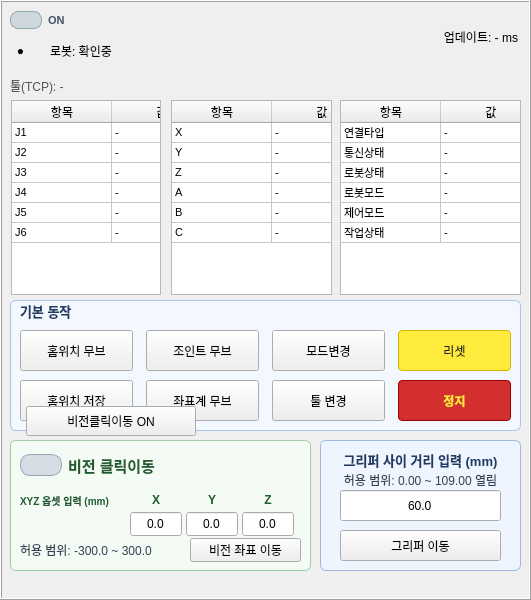
   <widget class="QFrame" name="frame_2">
   <property name="geometry">
    <rect>
      <x>553</x>
      <y>12</y>
      <width>531</width>
      <height>600</height>
    </rect>
   </property>
    <property name="styleSheet">
     <string notr="true">QFrame#frame_2 { background: #ffffff; border: 1px solid #000000; border-radius: 6px; }</string>
    </property>
    <property name="frameShape">
     <enum>QFrame::Box</enum>
    </property>
    <property name="frameShadow">
     <enum>QFrame::Raised</enum>
    </property>
    <widget class="QLabel" name="c_value">
     <property name="geometry">
      <rect>
       <x>250</x>
       <y>205</y>
       <width>140</width>
       <height>20</height>
      </rect>
     </property>
     <property name="text">
      <string>-</string>
     </property>
    </widget>
    <widget class="QLabel" name="j5_value">
     <property name="geometry">
      <rect>
       <x>65</x>
       <y>180</y>
       <width>120</width>
       <height>20</height>
      </rect>
     </property>
     <property name="text">
      <string>-</string>
     </property>
    </widget>
    <widget class="QLabel" name="a_label">
     <property name="geometry">
      <rect>
       <x>224</x>
       <y>155</y>
       <width>20</width>
       <height>20</height>
      </rect>
     </property>
     <property name="text">
      <string>A</string>
     </property>
    </widget>
    <widget class="QLabel" name="a_value">
     <property name="geometry">
      <rect>
       <x>250</x>
       <y>155</y>
       <width>140</width>
       <height>20</height>
      </rect>
     </property>
     <property name="text">
      <string>-</string>
     </property>
    </widget>
    <widget class="QLabel" name="y_label">
     <property name="geometry">
      <rect>
       <x>224</x>
       <y>105</y>
       <width>20</width>
       <height>20</height>
      </rect>
     </property>
     <property name="text">
      <string>Y</string>
     </property>
    </widget>
    <widget class="QLabel" name="j3_label">
     <property name="geometry">
      <rect>
       <x>25</x>
       <y>130</y>
       <width>30</width>
       <height>20</height>
      </rect>
     </property>
     <property name="text">
      <string>J3</string>
     </property>
    </widget>
    <widget class="QLabel" name="y_value">
     <property name="geometry">
      <rect>
       <x>250</x>
       <y>105</y>
       <width>140</width>
       <height>20</height>
      </rect>
     </property>
     <property name="text">
      <string>-</string>
     </property>
    </widget>
    <widget class="QLabel" name="j2_label">
     <property name="geometry">
      <rect>
       <x>25</x>
       <y>105</y>
       <width>30</width>
       <height>20</height>
      </rect>
     </property>
     <property name="text">
      <string>J2</string>
     </property>
    </widget>
    <widget class="QLabel" name="j2_value">
     <property name="geometry">
      <rect>
       <x>65</x>
       <y>105</y>
       <width>120</width>
       <height>20</height>
      </rect>
     </property>
     <property name="text">
      <string>-</string>
     </property>
    </widget>
    <widget class="QLabel" name="j4_label">
     <property name="geometry">
      <rect>
       <x>25</x>
       <y>155</y>
       <width>30</width>
       <height>20</height>
      </rect>
     </property>
     <property name="text">
      <string>J4</string>
     </property>
    </widget>
    <widget class="QTableWidget" name="joint_table">
     <property name="geometry">
      <rect>
       <x>11</x>
       <y>100</y>
       <width>150</width>
       <height>195</height>
      </rect>
     </property>
     <property name="font">
      <font>
       <pointsize>8</pointsize>
      </font>
     </property>
     <property name="verticalScrollBarPolicy">
      <enum>Qt::ScrollBarAlwaysOff</enum>
     </property>
     <property name="horizontalScrollBarPolicy">
      <enum>Qt::ScrollBarAlwaysOff</enum>
     </property>
     <property name="editTriggers">
      <set>QAbstractItemView::NoEditTriggers</set>
     </property>
     <property name="selectionMode">
      <enum>QAbstractItemView::NoSelection</enum>
     </property>
     <property name="wordWrap">
      <bool>false</bool>
     </property>
     <property name="rowCount">
      <number>6</number>
     </property>
     <property name="columnCount">
      <number>2</number>
     </property>
     <attribute name="horizontalHeaderMinimumSectionSize">
      <number>20</number>
     </attribute>
     <attribute name="horizontalHeaderStretchLastSection">
      <bool>true</bool>
     </attribute>
     <attribute name="verticalHeaderVisible">
      <bool>false</bool>
     </attribute>
     <attribute name="verticalHeaderDefaultSectionSize">
      <number>20</number>
     </attribute>
     <row/>
     <row/>
     <row/>
     <row/>
     <row/>
     <row/>
     <column>
      <property name="text">
       <string>항목</string>
      </property>
     </column>
     <column>
      <property name="text">
       <string>값</string>
      </property>
     </column>
     <item row="0" column="0">
      <property name="text">
       <string>J1</string>
      </property>
     </item>
     <item row="0" column="1">
      <property name="text">
       <string>-</string>
      </property>
     </item>
     <item row="1" column="0">
      <property name="text">
       <string>J2</string>
      </property>
     </item>
     <item row="1" column="1">
      <property name="text">
       <string>-</string>
      </property>
     </item>
     <item row="2" column="0">
      <property name="text">
       <string>J3</string>
      </property>
     </item>
     <item row="2" column="1">
      <property name="text">
       <string>-</string>
      </property>
     </item>
     <item row="3" column="0">
      <property name="text">
       <string>J4</string>
      </property>
     </item>
     <item row="3" column="1">
      <property name="text">
       <string>-</string>
      </property>
     </item>
     <item row="4" column="0">
      <property name="text">
       <string>J5</string>
      </property>
     </item>
     <item row="4" column="1">
      <property name="text">
       <string>-</string>
      </property>
     </item>
     <item row="5" column="0">
      <property name="text">
       <string>J6</string>
      </property>
     </item>
     <item row="5" column="1">
      <property name="text">
       <string>-</string>
      </property>
     </item>
    </widget>
    <widget class="QTableWidget" name="cart_table">
     <property name="geometry">
      <rect>
       <x>171</x>
       <y>100</y>
       <width>161</width>
       <height>195</height>
      </rect>
     </property>
     <property name="font">
      <font>
       <pointsize>8</pointsize>
      </font>
     </property>
     <property name="verticalScrollBarPolicy">
      <enum>Qt::ScrollBarAlwaysOff</enum>
     </property>
     <property name="horizontalScrollBarPolicy">
      <enum>Qt::ScrollBarAlwaysOff</enum>
     </property>
     <property name="editTriggers">
      <set>QAbstractItemView::NoEditTriggers</set>
     </property>
     <property name="selectionMode">
      <enum>QAbstractItemView::NoSelection</enum>
     </property>
     <property name="wordWrap">
      <bool>false</bool>
     </property>
     <property name="rowCount">
      <number>6</number>
     </property>
     <property name="columnCount">
      <number>2</number>
     </property>
     <attribute name="horizontalHeaderMinimumSectionSize">
      <number>20</number>
     </attribute>
     <attribute name="horizontalHeaderStretchLastSection">
      <bool>true</bool>
     </attribute>
     <attribute name="verticalHeaderVisible">
      <bool>false</bool>
     </attribute>
     <attribute name="verticalHeaderDefaultSectionSize">
      <number>20</number>
     </attribute>
     <row/>
     <row/>
     <row/>
     <row/>
     <row/>
     <row/>
     <column>
      <property name="text">
       <string>항목</string>
      </property>
     </column>
     <column>
      <property name="text">
       <string>값</string>
      </property>
     </column>
     <item row="0" column="0">
      <property name="text">
       <string>X</string>
      </property>
     </item>
     <item row="0" column="1">
      <property name="text">
       <string>-</string>
      </property>
     </item>
     <item row="1" column="0">
      <property name="text">
       <string>Y</string>
      </property>
     </item>
     <item row="1" column="1">
      <property name="text">
       <string>-</string>
      </property>
     </item>
     <item row="2" column="0">
      <property name="text">
       <string>Z</string>
      </property>
     </item>
     <item row="2" column="1">
      <property name="text">
       <string>-</string>
      </property>
     </item>
     <item row="3" column="0">
      <property name="text">
       <string>A</string>
      </property>
     </item>
     <item row="3" column="1">
      <property name="text">
       <string>-</string>
      </property>
     </item>
     <item row="4" column="0">
      <property name="text">
       <string>B</string>
      </property>
     </item>
     <item row="4" column="1">
      <property name="text">
       <string>-</string>
      </property>
     </item>
     <item row="5" column="0">
      <property name="text">
       <string>C</string>
      </property>
     </item>
     <item row="5" column="1">
      <property name="text">
       <string>-</string>
      </property>
     </item>
    </widget>
    <widget class="QTableWidget" name="robot_state_table">
     <property name="geometry">
      <rect>
       <x>340</x>
       <y>100</y>
       <width>181</width>
       <height>195</height>
      </rect>
     </property>
     <property name="font">
      <font>
       <pointsize>8</pointsize>
      </font>
     </property>
     <property name="verticalScrollBarPolicy">
      <enum>Qt::ScrollBarAlwaysOff</enum>
     </property>
     <property name="horizontalScrollBarPolicy">
      <enum>Qt::ScrollBarAlwaysOff</enum>
     </property>
     <property name="editTriggers">
      <set>QAbstractItemView::NoEditTriggers</set>
     </property>
     <property name="selectionMode">
      <enum>QAbstractItemView::NoSelection</enum>
     </property>
     <property name="wordWrap">
      <bool>false</bool>
     </property>
     <property name="rowCount">
      <number>6</number>
     </property>
     <property name="columnCount">
      <number>2</number>
     </property>
     <attribute name="horizontalHeaderMinimumSectionSize">
      <number>20</number>
     </attribute>
     <attribute name="horizontalHeaderStretchLastSection">
      <bool>true</bool>
     </attribute>
     <attribute name="verticalHeaderVisible">
      <bool>false</bool>
     </attribute>
     <attribute name="verticalHeaderDefaultSectionSize">
      <number>20</number>
     </attribute>
     <row/>
     <row/>
     <row/>
     <row/>
     <row/>
     <row/>
     <column>
      <property name="text">
       <string>항목</string>
      </property>
     </column>
     <column>
      <property name="text">
       <string>값</string>
      </property>
     </column>
     <item row="0" column="0">
      <property name="text">
       <string>연결타입</string>
      </property>
     </item>
     <item row="0" column="1">
      <property name="text">
       <string>-</string>
      </property>
     </item>
     <item row="1" column="0">
      <property name="text">
       <string>통신상태</string>
      </property>
     </item>
     <item row="1" column="1">
      <property name="text">
       <string>-</string>
      </property>
     </item>
     <item row="2" column="0">
      <property name="text">
       <string>로봇상태</string>
      </property>
     </item>
     <item row="2" column="1">
      <property name="text">
       <string>-</string>
      </property>
     </item>
     <item row="3" column="0">
      <property name="text">
       <string>로봇모드</string>
      </property>
     </item>
     <item row="3" column="1">
      <property name="text">
       <string>-</string>
      </property>
     </item>
     <item row="4" column="0">
      <property name="text">
       <string>제어모드</string>
      </property>
     </item>
     <item row="4" column="1">
      <property name="text">
       <string>-</string>
      </property>
     </item>
     <item row="5" column="0">
      <property name="text">
       <string>작업상태</string>
      </property>
     </item>
     <item row="5" column="1">
      <property name="text">
       <string>-</string>
      </property>
     </item>
    </widget>
    <widget class="QLabel" name="robot_cycle_label">
     <property name="geometry">
      <rect>
       <x>340</x>
       <y>30</y>
       <width>178</width>
       <height>14</height>
      </rect>
     </property>
     <property name="text">
      <string>업데이트: - ms</string>
     </property>
     <property name="alignment">
      <set>Qt::AlignRight|Qt::AlignTrailing|Qt::AlignVCenter</set>
     </property>
    </widget>
    <widget class="QFrame" name="motion_group_box">
     <property name="geometry">
      <rect>
       <x>10</x>
       <y>300</y>
       <width>511</width>
       <height>131</height>
      </rect>
     </property>
     <property name="styleSheet">
      <string notr="true">QFrame#motion_group_box { background: #f3f8ff; border: 1px solid #a9c3e8; border-radius: 6px; }</string>
     </property>
     <widget class="QLabel" name="motion_group_title">
      <property name="geometry">
       <rect>
        <x>10</x>
        <y>0</y>
        <width>120</width>
        <height>21</height>
       </rect>
      </property>
      <property name="styleSheet">
       <string notr="true">color: #1f3b63; font-size: 9.5pt; font-weight: 700;</string>
      </property>
      <property name="text">
       <string>기본 동작</string>
      </property>
     </widget>
     <widget class="QPushButton" name="home_button">
      <property name="geometry">
       <rect>
        <x>10</x>
        <y>30</y>
        <width>113</width>
        <height>41</height>
       </rect>
      </property>
      <property name="text">
       <string>홈위치 무브</string>
      </property>
     </widget>
     <widget class="QPushButton" name="pushButton">
      <property name="geometry">
       <rect>
        <x>136</x>
        <y>80</y>
        <width>113</width>
        <height>41</height>
       </rect>
      </property>
      <property name="text">
       <string>좌표계 무브</string>
      </property>
     </widget>
     <widget class="QPushButton" name="reset_button">
      <property name="geometry">
       <rect>
        <x>388</x>
        <y>30</y>
        <width>113</width>
        <height>41</height>
       </rect>
      </property>
      <property name="styleSheet">
       <string notr="true">QPushButton {
    background-color: #ffeb3b;
    color: #222222;
    border: 1px solid #d4b400;
    border-radius: 4px;
    padding: 4px 10px;
}
QPushButton:hover {
    background-color: #fff176;
}
QPushButton:pressed {
    background-color: #fbc02d;
    border: 1px solid #b28704;
}
QPushButton:disabled {
    background-color: #eceff1;
    color: #9e9e9e;
    border: 1px solid #cfd8dc;
}</string>
      </property>
      <property name="text">
       <string>리셋</string>
      </property>
     </widget>
     <widget class="QPushButton" name="print_pos_button">
      <property name="geometry">
       <rect>
        <x>136</x>
        <y>30</y>
        <width>113</width>
        <height>41</height>
       </rect>
      </property>
      <property name="text">
       <string>조인트 무브</string>
      </property>
     </widget>
     <widget class="QPushButton" name="print_pos_button_2">
      <property name="geometry">
       <rect>
        <x>262</x>
        <y>30</y>
        <width>113</width>
        <height>41</height>
       </rect>
      </property>
      <property name="text">
       <string>모드변경</string>
      </property>
     </widget>
     <widget class="QPushButton" name="home_button_2">
      <property name="geometry">
       <rect>
        <x>10</x>
        <y>80</y>
        <width>113</width>
        <height>41</height>
       </rect>
      </property>
      <property name="text">
       <string>홈위치 저장</string>
      </property>
     </widget>
     <widget class="QPushButton" name="tool_change_button">
      <property name="geometry">
       <rect>
        <x>262</x>
        <y>80</y>
        <width>113</width>
        <height>41</height>
       </rect>
      </property>
      <property name="text">
       <string>툴 변경</string>
     </property>
     </widget>
     <widget class="QPushButton" name="emergency_stop_button">
      <property name="geometry">
       <rect>
        <x>388</x>
        <y>80</y>
        <width>113</width>
        <height>41</height>
       </rect>
      </property>
      <property name="styleSheet">
       <string notr="true">QPushButton {
    background-color: #d32f2f;
    color: #ffeb3b;
    border: 1px solid #9a0007;
    border-radius: 4px;
    padding: 4px 10px;
    font-weight: 700;
}
QPushButton:hover {
    background-color: #e53935;
    color: #fff176;
}
QPushButton:pressed {
    background-color: #b71c1c;
    border: 1px solid #7f0000;
    color: #fdd835;
}
QPushButton:disabled {
    background-color: #eceff1;
    color: #9e9e9e;
    border: 1px solid #cfd8dc;
}</string>
      </property>
      <property name="text">
       <string>정지</string>
      </property>
     </widget>
    </widget>
    <widget class="QFrame" name="gripper_manual_box">
     <property name="geometry">
      <rect>
       <x>320</x>
       <y>440</y>
       <width>201</width>
       <height>131</height>
      </rect>
     </property>
     <property name="styleSheet">
      <string notr="true">QFrame#gripper_manual_box { background: #eef5ff; border: 1px solid #9eb9dd; border-radius: 6px; }</string>
     </property>
     <property name="frameShape">
      <enum>QFrame::Box</enum>
     </property>
     <property name="frameShadow">
      <enum>QFrame::Plain</enum>
     </property>
     <widget class="QPushButton" name="gripper_move_button">
      <property name="geometry">
       <rect>
        <x>20</x>
        <y>90</y>
        <width>161</width>
        <height>31</height>
       </rect>
      </property>
      <property name="text">
       <string>그리퍼 이동</string>
      </property>
     </widget>
     <widget class="QLineEdit" name="gripper_stroke_input">
      <property name="geometry">
       <rect>
        <x>20</x>
        <y>50</y>
        <width>161</width>
        <height>31</height>
       </rect>
      </property>
      <property name="toolTip">
       <string>그리퍼 사이 거리 입력값 (mm)
허용 범위: 0.00 ~ 109.00</string>
      </property>
      <property name="text">
       <string>60.0</string>
      </property>
      <property name="maxLength">
       <number>6</number>
      </property>
      <property name="alignment">
       <set>Qt::AlignCenter</set>
      </property>
      <property name="placeholderText">
       <string>예: 35.5 (mm)</string>
      </property>
     </widget>
     <widget class="QLabel" name="gripper_range_value_label">
      <property name="geometry">
       <rect>
        <x>10</x>
        <y>30</y>
        <width>181</width>
        <height>20</height>
       </rect>
      </property>
      <property name="styleSheet">
       <string notr="true">color: #334155; font-size: 8.8pt;</string>
      </property>
      <property name="text">
       <string>허용 범위: 0.00 ~ 109.00 열림</string>
      </property>
      <property name="alignment">
       <set>Qt::AlignCenter</set>
      </property>
     </widget>
     <widget class="QLabel" name="gripper_range_title_label">
      <property name="geometry">
       <rect>
        <x>10</x>
        <y>10</y>
        <width>181</width>
        <height>20</height>
       </rect>
      </property>
      <property name="styleSheet">
       <string notr="true">color: #1f3b63; font-size: 9.5pt; font-weight: 700;</string>
      </property>
      <property name="text">
       <string>그리퍼 사이 거리 입력 (mm)</string>
      </property>
      <property name="alignment">
       <set>Qt::AlignCenter</set>
      </property>
     </widget>
    </widget>
    <widget class="QFrame" name="vision_group_box">
     <property name="geometry">
      <rect>
       <x>10</x>
       <y>440</y>
       <width>301</width>
       <height>131</height>
      </rect>
     </property>
     <property name="styleSheet">
      <string notr="true">QFrame#vision_group_box { background: #f3fbf4; border: 1px solid #9eccaa; border-radius: 6px; }</string>
     </property>
     <widget class="QCheckBox" name="vision_dialog_toggle_switch">
      <property name="geometry">
       <rect>
        <x>10</x>
        <y>0</y>
        <width>170</width>
        <height>51</height>
       </rect>
      </property>
      <property name="font">
       <font>
        <pointsize>11</pointsize>
        <weight>88</weight>
        <bold>true</bold>
       </font>
      </property>
      <property name="styleSheet">
       <string notr="true">QCheckBox#vision_dialog_toggle_switch {color: #205c2f; font-size: 11.0pt; font-weight: 700;}QCheckBox#vision_dialog_toggle_switch::indicator { width: 40px; height: 20px; border-radius: 10px; border: 1px solid #95a5b4; background: #d6dde5; }QCheckBox#vision_dialog_toggle_switch::indicator:checked { background: #2e7d32; border: 1px solid #2e7d32; }</string>
      </property>
      <property name="text">
       <string>비전 클릭이동</string>
      </property>
     </widget>
     <widget class="QLabel" name="vision_x_axis_label">
      <property name="geometry">
       <rect>
        <x>120</x>
        <y>50</y>
        <width>52</width>
        <height>20</height>
       </rect>
      </property>
      <property name="styleSheet">
       <string notr="true">color: #205c2f; font-size: 9pt; font-weight: 700;</string>
      </property>
      <property name="text">
       <string>X</string>
      </property>
      <property name="alignment">
       <set>Qt::AlignCenter</set>
      </property>
     </widget>
     <widget class="QLabel" name="vision_y_axis_label">
      <property name="geometry">
       <rect>
        <x>176</x>
        <y>50</y>
        <width>52</width>
        <height>20</height>
       </rect>
      </property>
      <property name="styleSheet">
       <string notr="true">color: #205c2f; font-size: 9pt; font-weight: 700;</string>
      </property>
      <property name="text">
       <string>Y</string>
      </property>
      <property name="alignment">
       <set>Qt::AlignCenter</set>
      </property>
     </widget>
     <widget class="QLabel" name="vision_z_axis_label">
      <property name="geometry">
       <rect>
        <x>232</x>
        <y>50</y>
        <width>52</width>
        <height>20</height>
       </rect>
      </property>
      <property name="styleSheet">
       <string notr="true">color: #205c2f; font-size: 9pt; font-weight: 700;</string>
      </property>
      <property name="text">
       <string>Z</string>
      </property>
      <property name="alignment">
       <set>Qt::AlignCenter</set>
      </property>
     </widget>
     <widget class="QLineEdit" name="vision_x_margin_input">
      <property name="geometry">
       <rect>
        <x>120</x>
        <y>72</y>
        <width>52</width>
        <height>24</height>
       </rect>
      </property>
      <property name="toolTip">
       <string>비전 좌표 이동 시 적용할 X 옵셋 (mm)</string>
      </property>
      <property name="text">
       <string>0.0</string>
      </property>
      <property name="maxLength">
       <number>7</number>
      </property>
      <property name="alignment">
       <set>Qt::AlignCenter</set>
      </property>
      <property name="placeholderText">
       <string>X(mm)</string>
      </property>
     </widget>
     <widget class="QLineEdit" name="vision_y_margin_input">
      <property name="geometry">
       <rect>
        <x>176</x>
        <y>72</y>
        <width>52</width>
        <height>24</height>
       </rect>
      </property>
      <property name="toolTip">
       <string>비전 좌표 이동 시 적용할 Y 옵셋 (mm)</string>
      </property>
      <property name="text">
       <string>0.0</string>
      </property>
      <property name="maxLength">
       <number>7</number>
      </property>
      <property name="alignment">
       <set>Qt::AlignCenter</set>
      </property>
      <property name="placeholderText">
       <string>Y(mm)</string>
      </property>
     </widget>
     <widget class="QLineEdit" name="vision_z_margin_input">
      <property name="geometry">
       <rect>
        <x>232</x>
        <y>72</y>
        <width>52</width>
        <height>24</height>
       </rect>
      </property>
      <property name="toolTip">
       <string>비전 좌표 이동 시 적용할 Z 옵셋 (mm)</string>
      </property>
      <property name="text">
       <string>0.0</string>
      </property>
      <property name="maxLength">
       <number>7</number>
      </property>
      <property name="alignment">
       <set>Qt::AlignCenter</set>
      </property>
      <property name="placeholderText">
       <string>Z(mm)</string>
      </property>
     </widget>
     <widget class="QPushButton" name="vision_move_button">
      <property name="geometry">
       <rect>
        <x>180</x>
        <y>98</y>
        <width>111</width>
        <height>24</height>
       </rect>
      </property>
      <property name="text">
       <string>비전 좌표 이동</string>
      </property>
     </widget>
     <widget class="QLabel" name="vision_z_range_label">
      <property name="geometry">
       <rect>
        <x>10</x>
        <y>102</y>
        <width>161</width>
        <height>16</height>
       </rect>
      </property>
      <property name="styleSheet">
       <string notr="true">color: #334155; font-size: 8.8pt;</string>
      </property>
      <property name="text">
       <string>허용 범위: -300.0 ~ 300.0</string>
      </property>
     </widget>
     <widget class="QLabel" name="vision_z_title_label">
      <property name="geometry">
       <rect>
        <x>10</x>
        <y>50</y>
        <width>111</width>
        <height>20</height>
       </rect>
      </property>
      <property name="styleSheet">
       <string notr="true">color: #205c2f; font-size: 7.5pt; font-weight: 700;</string>
      </property>
      <property name="text">
       <string>XYZ 옵셋 입력 (mm)</string>
      </property>
     </widget>
    </widget>
    <widget class="QPushButton" name="vision_dialog_toggle_button">
     <property name="geometry">
      <rect>
       <x>26</x>
       <y>406</y>
       <width>170</width>
       <height>30</height>
      </rect>
     </property>
     <property name="visible">
      <bool>false</bool>
     </property>
     <property name="text">
      <string>비전클릭이동 ON</string>
     </property>
    </widget>
    <widget class="QLabel" name="top_status_robot_text">
     <property name="geometry">
      <rect>
       <x>50</x>
       <y>30</y>
       <width>381</width>
       <height>41</height>
      </rect>
     </property>
     <property name="text">
      <string>로봇: 확인중</string>
     </property>
     <property name="alignment">
      <set>Qt::AlignLeading|Qt::AlignLeft|Qt::AlignVCenter</set>
     </property>
    </widget>
    <widget class="QLabel" name="top_status_robot_dot">
     <property name="geometry">
      <rect>
       <x>0</x>
       <y>30</y>
       <width>41</width>
       <height>41</height>
      </rect>
     </property>
     <property name="text">
      <string>●</string>
     </property>
     <property name="alignment">
      <set>Qt::AlignCenter</set>
     </property>
    </widget>
    <widget class="QCheckBox" name="top_status_robot_toggle">
     <property name="geometry">
      <rect>
       <x>10</x>
       <y>10</y>
       <width>71</width>
       <height>20</height>
      </rect>
     </property>
     <property name="styleSheet">
      <string notr="true">QCheckBox { font-size: 8pt; font-weight: 700; color: #425466; }QCheckBox::indicator { width: 30px; height: 16px; border-radius: 8px; border: 1px solid #90a4ae; background: #cfd8dc; }QCheckBox::indicator:checked { background: #66bb6a; border: 1px solid #388e3c; }QCheckBox::indicator:unchecked { background: #cfd8dc; border: 1px solid #90a4ae; }</string>
     </property>
     <property name="text">
      <string>ON</string>
     </property>
    </widget>
    <widget class="QLabel" name="current_tool_label">
     <property name="geometry">
      <rect>
       <x>10</x>
       <y>70</y>
       <width>321</width>
       <height>31</height>
      </rect>
     </property>
     <property name="styleSheet">
      <string notr="true">color: #555555;</string>
     </property>
     <property name="text">
      <string>툴(TCP): -</string>
     </property>
     <property name="alignment">
      <set>Qt::AlignLeading|Qt::AlignLeft|Qt::AlignVCenter</set>
     </property>
    </widget>
   </widget>
